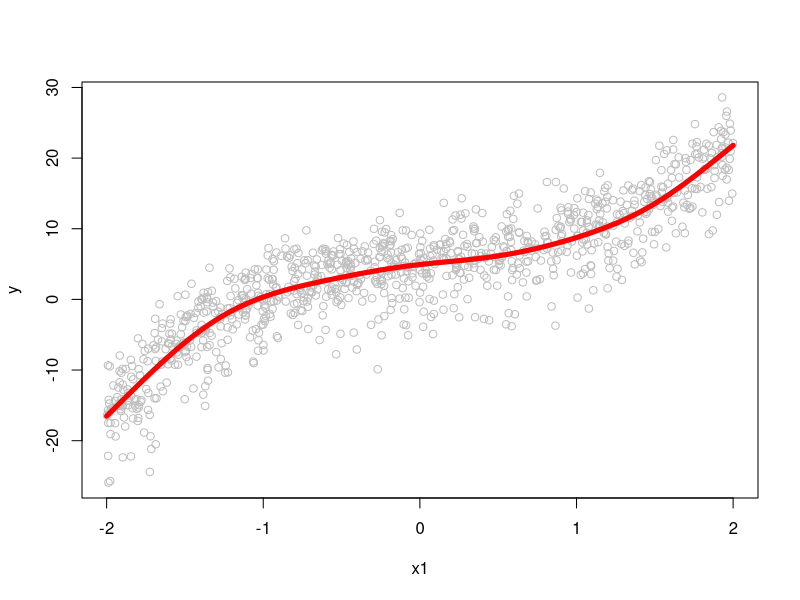
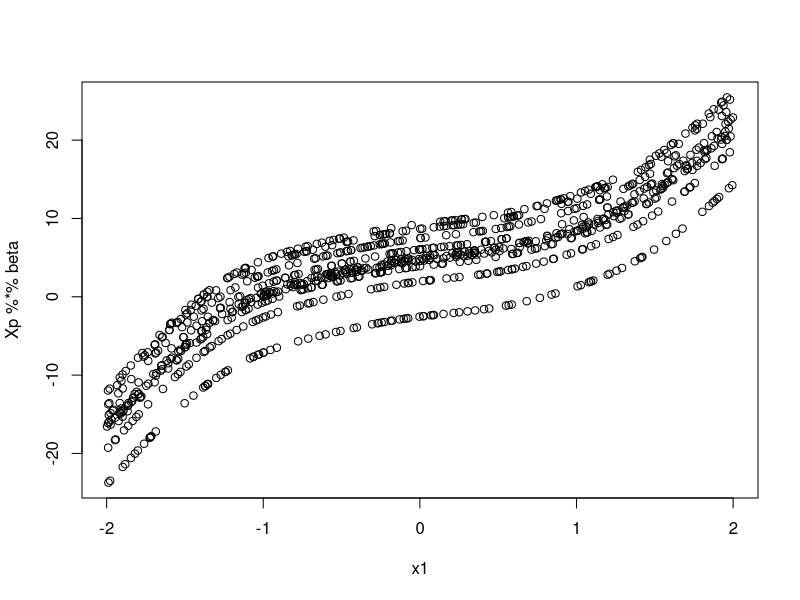
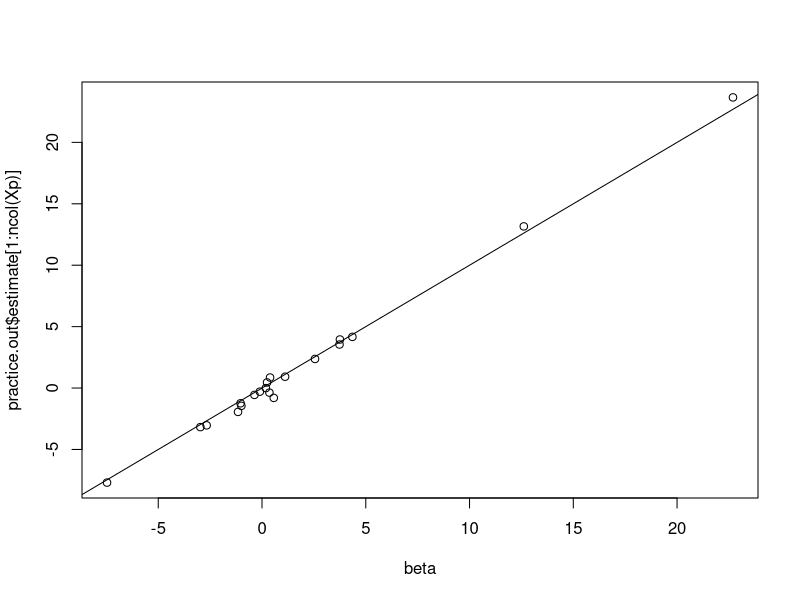
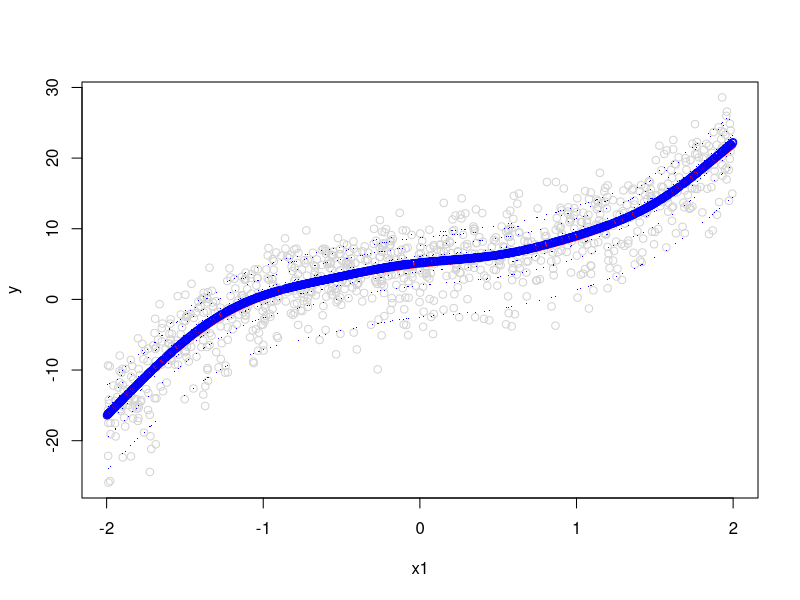

These charts were generated, in order, by the following R code:
library(mgcv)
library(maxLik)

n_obs<-1000
n_levels<-10
x1 = runif(n_obs,-2,2)
rfx<-rnorm(n_levels,4.5,3)
mu = rep(rfx,(n_obs/n_levels)) + 2.3*x1 - 0.5*x1^2 + 1.9*x1^3
y = rnorm(1000,mu,2)
plot(x1,y,col="gray")
practice.dat <- data.frame(x1=x1,
                           rfx=as.factor(rep(letters[1:n_levels],(n_obs/n_levels))),
                           y=y)
testgam <- gam(y~s(x1)+s(rfx,bs="re"),data=practice.dat)
## prediction ignoring random effect
pred <- predict.gam(testgam,
                    newdata = data.frame(x1=seq(-2,2,0.01),
                                         rfx="foo"), 
                    exclude = "s(rfx)")
lines(seq(-2,2,0.01),pred,col="red",lwd=5)

# coefficients
beta <- testgam$coefficients
# linear predictor
Xp <- predict.gam(testgam,type = "lpmatrix")

plot(x1,Xp%*%beta) ## no the rfx levels apparent here

## can I "re-fit" this spline by ML using the design matrix?
LogLik=function(pars,response,U){
  pars1 = pars[1:ncol(U)]; pars2=pars[-(1:ncol(U))]
  mu = U%*%pars1;  
  val = dnorm(x = response, 
             mean=mu,
             sd = exp(pars2),
             log=T) 
  return(val); 
}
practice.out <- maxLik(logLik=LogLik,
                       start=rnorm((ncol(Xp)+1),0,1), 
                       response=y,
                       U=Xp,
                       method="BHHH",
                       control=list(iterlim=5000,printLevel=2),
                       finalHessian=FALSE)

plot(beta,practice.out$estimate[1:ncol(Xp)])
abline(0,1)

plot(x1,y,col="lightgray")
points(x1,Xp%*%practice.out$estimate[1:ncol(Xp)],pch=".",col="blue")
lines(seq(-2,2,0.01),pred,col="red",lwd=6)
## I can pull out the average across rfx levels by setting those coefficients to zero
beta_mean <- practice.out$estimate
beta_mean[colnames(Xp) %in% paste0("s(rfx).",1:n_levels)] <- 0
points(x1,Xp%*%beta_mean[1:ncol(Xp)],col="blue")
# WORKS
